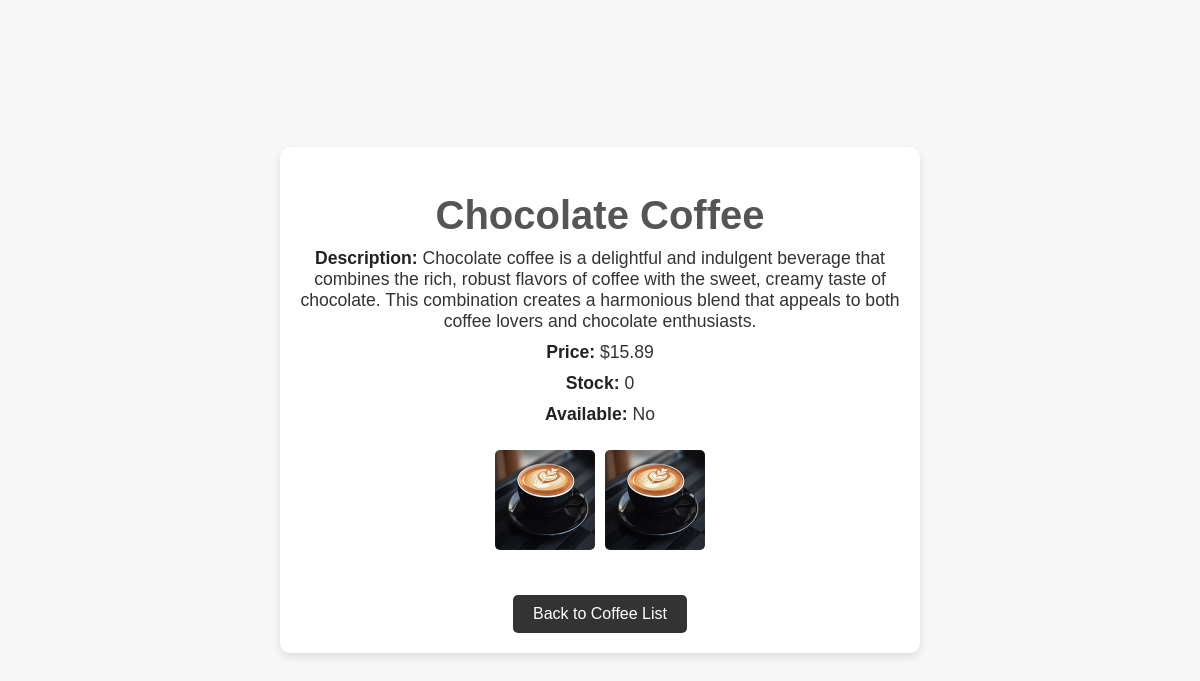
/menu/chocolate-coffee/, run on the app's committed database.
### coffee/models.py (models this page shows, shortened)
class Coffee(models.Model):
    name = models.CharField(max_length=100)
    description = models.TextField()
    price = models.DecimalField(max_digits=5, decimal_places=2)
    stock = models.IntegerField(default=0)
    is_available = models.BooleanField(default=True)
    slug = models.SlugField(unique=True, blank=True, null=True)

class CoffeeImageModel(models.Model):
    coffee = models.ForeignKey(Coffee, on_delete=models.CASCADE, related_name='images')
    image = models.ImageField(upload_to='coffee_images/', null=True, blank=True)

### coffee/views.py (the view)
# urls.py: path('menu/<slug:slug>/', coffee_detail, name='coffee-detail'),
def coffee_detail(request, slug):
    coffee = get_object_or_404(Coffee, slug=slug)
    coffee.is_available = coffee.stock > 0
    return render(request, 'coffee_details.html', {'coffee': coffee})

### coffee/templates/coffee_details.html (shortened to what this page needs)
{% load static %}
<!DOCTYPE html>
<html lang="en">
<head>
    <link rel="stylesheet" href="{% static 'details.css' %}">
</head>
<body>
    <div class="container">
        <h1>{{ coffee.name }}</h1>
        <p><strong>Description:</strong> {{ coffee.description }}</p>
        <p><strong>Price:</strong> ${{ coffee.price }}</p>
        <p><strong>Stock:</strong> {{ coffee.stock }}</p>
        <p><strong>Available:</strong> {{ coffee.is_available|yesno:"Yes,No" }}</p>
        <div class="images">
            {% for image in coffee.images.all %}
                <img src="{{ image.image.url }}" alt="{{ coffee.name }}" class="image-thumbnail">
            {% endfor %}
        </div>
        <a href="{% url 'menu' %}">Back to Coffee List</a>
    </div>
</body>
</html>

### static/details.css (style rules this page uses)
body { font-family: 'Arial', sans-serif; background-color: #f7f7f7; color: #333; margin: 0; padding: 0; display: flex; justify-content: center; align-items: center; height: 100vh; }
.container { background-color: #fff; box-shadow: 0 4px 8px rgba(0, 0, 0, 0.1); border-radius: 10px; padding: 20px; max-width: 600px; width: 100%; margin: 20px; text-align: center; }
h1 { font-size: 2.5rem; margin-bottom: 10px; color: #555; }
p { font-size: 1.1rem; margin: 10px 0; }
p strong { color: #222; }
.images { display: flex; flex-wrap: wrap; justify-content: center; margin: 20px 0; }
.images img { max-width: 100px; height: auto; border-radius: 5px; margin: 5px; cursor: pointer; transition: transform 0.3s ease-in-out; }
a { display: inline-block; margin-top: 20px; padding: 10px 20px; background-color: #333; color: #fff; text-decoration: none; border-radius: 5px; transition: background-color 0.3s ease; }

### data on the page
Coffee: name "Chocolate Coffee", description "Chocolate coffee is a delightful and indulgent beverage that combines the rich, robust flavors of coffee with the sweet, creamy taste of chocolate. This combination creates a harmonious blend that appeals to both coffee lovers and chocolate enthusiasts.", price "15.89", stock "0", is_available "No"
CoffeeImageModel: image (picture)
CoffeeImageModel: image (picture)
